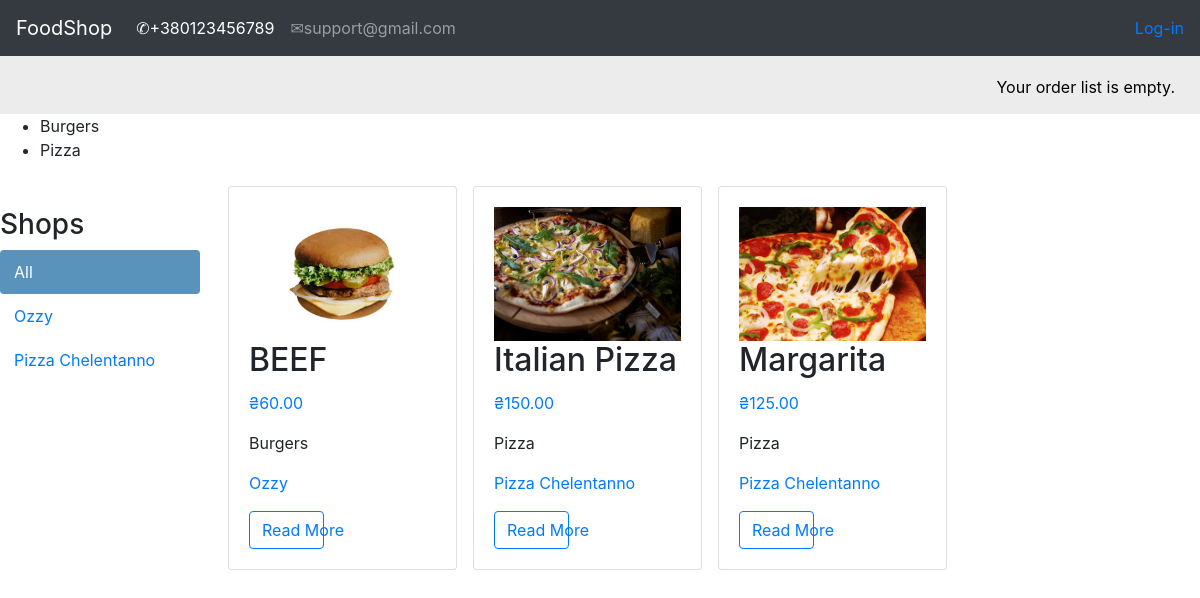
Before: / with the older database file.
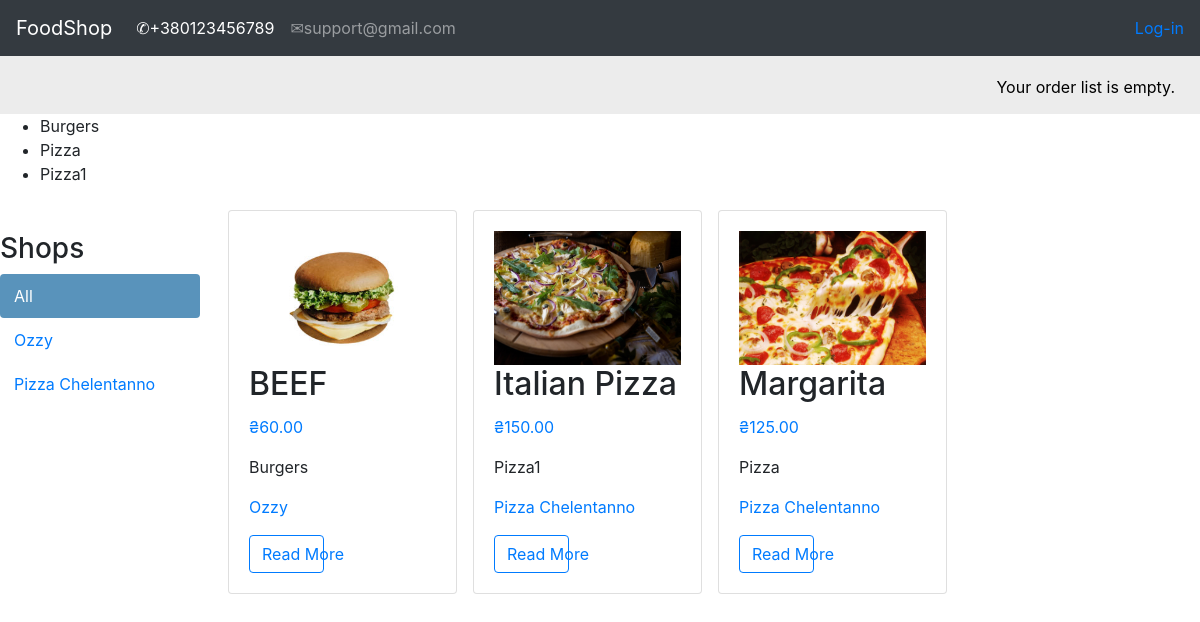
After: the same page with the newer database file.
### shop/models.py (models this page shows, shortened)
class Category(models.Model):
    name = models.CharField(max_length=150, db_index=True)
    slug = models.SlugField(max_length=150, db_index=True, unique=True)
    class Meta:
        ordering = ('name',)
        default_related_name = "category"
    def __str__(self):
        return self.name

class Shop(models.Model):
    name = models.CharField(max_length=150, db_index=True)
    slug = models.SlugField(max_length=150, db_index=True, unique=True)
    class Meta:
        ordering = ('name',)
        default_related_name = "shop"
    def __str__(self):
        return self.name

class Product(models.Model):
    shop = models.ForeignKey(Shop, on_delete=models.CASCADE)
    category = models.ForeignKey(Category, on_delete=models.CASCADE)
    name = models.CharField(max_length=150, db_index=True)
    slug = models.SlugField(max_length=150, db_index=True)
    image = models.ImageField(upload_to='image_products/%Y/%d/%m', default='image_products/no_img.png')
    description = models.TextField(blank=True)
    price = models.DecimalField(max_digits=10, decimal_places=2)
    available = models.BooleanField(default=True)
    created = models.DateTimeField(auto_now_add=True)
    updated = models.DateTimeField(auto_now=True)
    objects = ProductManager()
    class Meta:
        ordering = ('name',)
        index_together = (('id', 'slug'),)
        default_related_name = "products"
    def get_absolute_url(self):
        return reverse('product_detail',
                       args=[self.id, self.slug])
    def get_shop_slug(self):
        shop = Shop.objects.get(name=self.shop)
        shop = shop.slug
        return reverse('product_list_by_shop',
                       args=[shop])

### shop/views.py (the view)
# urls.py: path('', views.product_list, name='product_list'),
def product_list(request, shop_slug=None, category_slug=None):
    shop = None
    shops = Shop.objects.all()
    category = None
    categories = Category.objects.all()
    products = Product.objects.available()
    if shop_slug:
        shop = Shop.objects.get(slug=shop_slug)
        products = products.filter(shop=shop)
    if category_slug:
        category = Category.objects.get(slug=category_slug)
        products = products.filter(category=category)
    return render(request, 'shop/index.html',
                  {'product_list': products,
                   'category': category,
                   'categories': categories,
                   'shop': shop,
                   'shops': shops})

### orderlist/context_processors.py (called while the page is built)
def orderlist(request):
    return {'orderlist': OrderList(request)}

### orderlist/orderlist.py (called while the page is built)
    def __len__(self):
        return sum(item['count'] for item in self.orderlist.values())

### shop/models.py (called while the page is built)
    def available(self):
        return self.filter(available=True)

    def get_query_set(self):
        return ProductQuerySet(self.model)

    def available(self):
        return self.get_query_set().available()

### templates/shop/index.html (shortened to what this page needs)
{% extends 'shop/base.html' %}
{% block context %}
<body>
<div id="sidebar">
        <h3>Shops</h3>
        <ul>
            <li {% if not shop %} class="selected"{% endif %}>
                <a href="{% url 'product_list' %}">All</a>
            </li>
            {% for c in shops %}
                <li {% if shop.slug == c.slug %} class="selected"{% endif %}>
                    <a href="{% url 'product_list_by_shop' c.slug%}">{{ c.name }}</a>
                </li>
            {% endfor %}
        </ul>
    </div>
<div class="row">
      {% for product in product_list %}
        <div class="post-item col-12 col-sm-6 col-md-6 col-lg-3 p-2">
          <div class="card h-100">
            <div class="card-body card-flex">
              <img src="{{ product.image.url }}" style="width:100%; height:100%">
              <h2 class="card-title">{{ product.name }}</h2>
              <p class="text-primary">₴{{ product.price}}</p>
              <p class="card-text">{{product.category|safe | truncatewords:10 }}</p>
              <p class="card-text"><a href="{{ product.get_shop_slug }}">
                  {{product.shop|safe | truncatewords:10 }}</a></p>
              <a href="{{ product.get_absolute_url }}" style="width:40%" class="btn btn-outline-primary">Read More</a>
              </div>
          </div>
        </div>
      {% endfor %}
    </div>
</body>
</html>
{% endblock context %}

### templates/shop/base.html (shortened to what this page needs)
<!doctype html>
<html lang="en">
<head>
    <link rel="stylesheet" href="https://maxcdn.bootstrapcdn.com/bootstrap/4.0.0/css/bootstrap.min.css">
</head>
<body>
<nav class="navbar navbar-expand-lg navbar-dark bg-dark">
  <a class="navbar-brand" href="{% url 'product_list' %}">FoodShop</a>
  <div class="collapse navbar-collapse" id="navbarSupportedContent">
    <ul class="navbar-nav mr-auto">
      <li class="nav-item active">
        <a class="nav-link" href="#">&#9990;+380123456789<span class="sr-only">(current)</span></a>
      </li>
      <li class="nav-item">
        <a class="nav-link" href="#">&#9993;support@gmail.com</a>
      </li>
    </ul>
      <span class="user">
        {% if request.user.is_authenticated %}
          Hello <a href="{% url 'edit' %}">{{ request.user.username }},</a>
          <a href="{% url 'logout' %}">Logout</a>
        {% else %}
            <a href="{% url 'login' %}">Log-in</a>
        {% endif %}
    </span>
  </div>
</nav>
<div id="subheader">
 <div class="order-list">
          {% with total_items=orderlist|length %}
            {% if orderlist|length > 0 %}
                Your order list contains:
                <a href="{% url 'orderlist:orderlist_detail' %}">
                    {{ total_items }} item{{ total_items|pluralize }},
                    ₴{{ orderlist.get_total_price }}
                </a>
            {% else %}
                Your order list is empty.
            {% endif %}
        {% endwith %}
      </div>
 </div>
<div id="carouselExampleSlidesOnly" class="carousel slide" data-ride="carousel">
  <div class="carousel-inner">
    <div class="carousel-item active">
      <ul>
      {% for c in categories %}
          <li>
              {{c.name}}
          </li>
      {% endfor %}
      </ul>
    </div>
    <a class="carousel-control-prev" href="#" role="button" data-slide="prev">
    <span class="carousel-control-prev-icon" aria-hidden="true"></span>
  </a>
  <a class="carousel-control-next" href="#" role="button" data-slide="next">
    <span class="carousel-control-next-icon" aria-hidden="true"></span>
  </a>
  </div>
</div>
{% block context %}
{% endblock context %}
{% load static %}
</body>
</html>

### templates/shop/base.html (style rules this page uses)
html { overflow-x: hidden; }
.order-list { color: white; }
#subheader { background:#ececec; color:#444; padding:15px 100px; overflow:auto; }
#subheader .order-list { float:right; color:black; padding-top:4px; margin-right: -75px; }
.user { color:white; }

### templates/shop/index.html (style rules this page uses)
#sidebar { width:220px; padding:30px 20px 0 0; float:left; }
#sidebar ul { margin:0; padding:0; }
#sidebar ul li { margin:0; list-style:none; padding:10px 14px; }
#sidebar ul li a { display:block; }
#sidebar ul li.selected { background:#5993bb; border-radius:4px; }
#sidebar ul li.selected a { color:#fff; }
.card-flex { display:flex; flex-direction:column; justify-content:space-between; }

Changed rows visible on the page:
added Category: name "Pizza1"
changed Product "Italian Pizza": category "Pizza" → "Pizza1"
